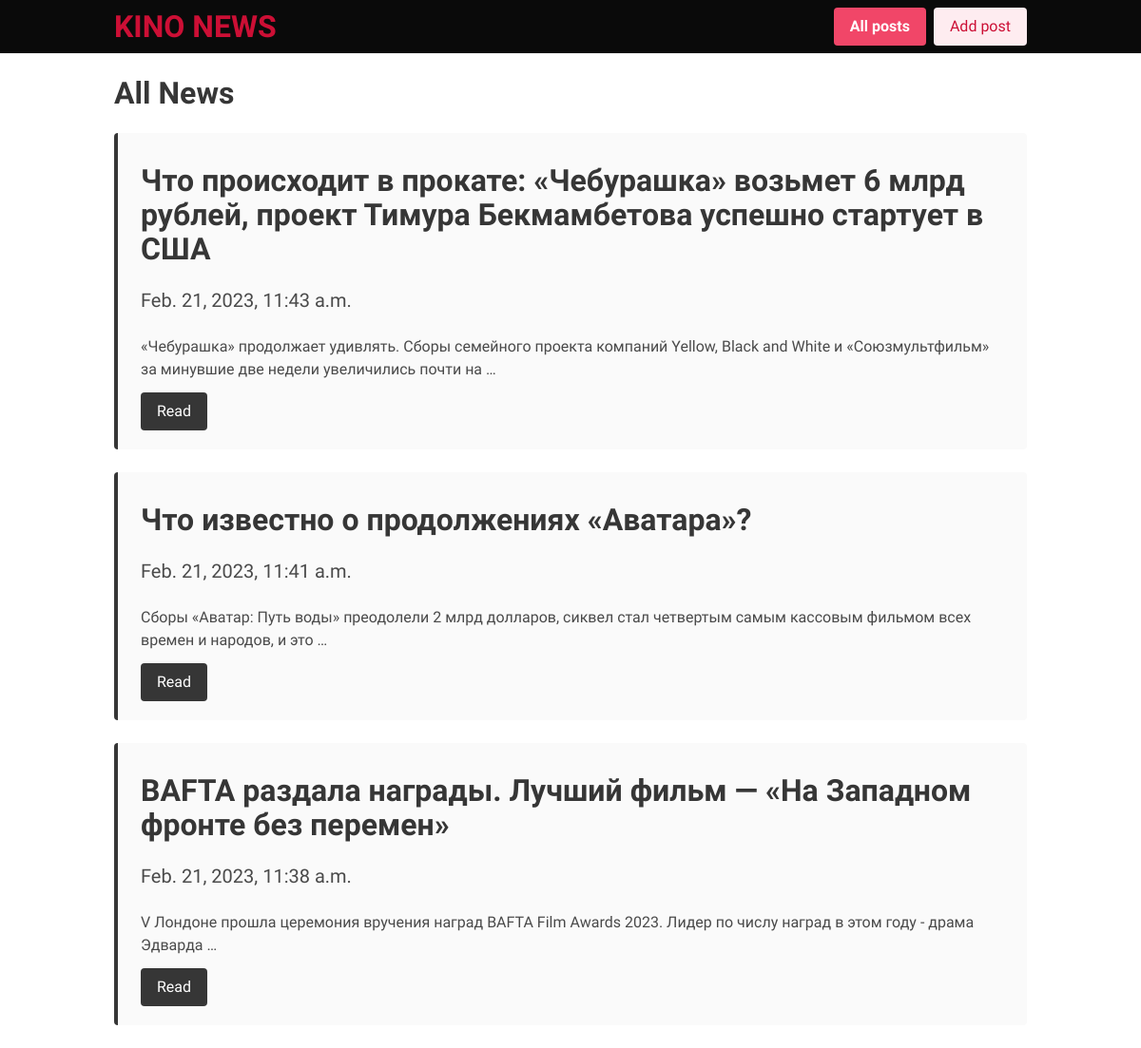
The app's page /news/all/ with its own data.
### PostApp/models.py (models this page shows, shortened)
class Post(models.Model):
    title = models.CharField("Title", max_length=255)
    postDate = models.DateTimeField("Published date", default=datetime.now)
    image = models.CharField("Image", max_length=500, blank=True, null=True)
    content = models.TextField("Content")

### PostApp/views.py (the view)
# urls.py: path('news/all/', views.allPost, name='allPost'),
def allPost(request):
    posts = Post.objects.all().order_by('-postDate')
    return render(request, "news/all-news.html", {
        'posts': posts
    })

### PostApp/templates/news/all-news.html (shortened to what this page needs)
{% extends '../base.html' %}
{% block content %}
  <div class="container">
        <h1 class="title mb-5 mt-5">All News</h1>
        {% for post in posts %}
        <article class="message is-dark mb-5">
            <div class="message-body">
                <h3 class="title mb-3 mt-3 has-text-dark">{{ post.title }}</h3>
                <h4 class="subtitle mb-5 mt-5">{{ post.postDate }}</h4>
                <p class="mb-3 mt-3">{{ post.content|truncatewords:20 }}</p>
                <a href="{% url 'postDetail' pk=post.pk %}" class="button is-dark">Read</a>
            </div>
        </article>
        {% endfor %}
    </div>
{% endblock %}

### PostApp/static/css/style.css (style rules this page uses)
* { font-family: 'Gloock', serif; }

### records on screen
Post: title "Что происходит в прокате: «Чебурашка» возьмет 6 млрд рублей, проект Тимура Бекмамбетова успешно стартует в США", postDate "Feb. 21, 2023, 11:43 a.m.", content "«Чебурашка» продолжает удивлять. Сборы семейного проекта компаний Yellow, Black and White и «Союзмультфильм» за минувшие две недели увеличились почти на …"
Post: title "Что известно о продолжениях «Аватара»?", postDate "Feb. 21, 2023, 11:41 a.m.", content "Сборы «Аватар: Путь воды» преодолели 2 млрд долларов, сиквел стал четвертым самым кассовым фильмом всех времен и народов, и это …"
Post: title "BAFTA раздала награды. Лучший фильм — «На Западном фронте без перемен»", postDate "Feb. 21, 2023, 11:38 a.m.", content "V Лондоне прошла церемония вручения наград BAFTA Film Awards 2023. Лидер по числу наград в этом году - драма Эдварда …"
